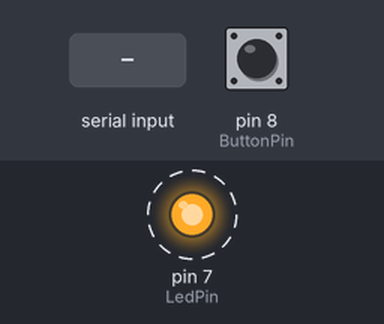
Bench run of a program on a simulated Arduino Uno, built with avr-gcc and run on an emulated ATmega328P. Parts: output pins drawn as LEDs (lit = HIGH). Dashed ring = blinking. The test bench sets the inputs (shaded band); at power-on: pin 8 (ButtonPin) HIGH. What the program prints to the serial monitor is not drawn.

Above: at 0.8 s.
0.9 s: "A90\n" received over Serial
3.9 s: "B90\n" received over Serial
Timing chart, 0 to 12.9 s (numbered marks = the images above; inputs shaded):
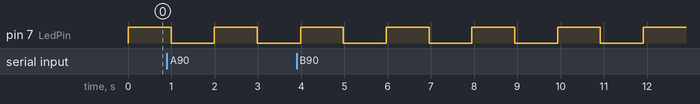

The program:

main.cpp
```cpp
#include <Arduino.h>
#include <Arduino_FreeRTOS.h>
#include "queue.h"

constexpr int LedPin = 7;
constexpr int ButtonPin = 8;

QueueHandle_t DelayChangeQueue;
QueueHandle_t ButtonInstructionQueue;
QueueHandle_t ButtonResponseQueue;

enum ButtonInstruction {
    SAVE,
    SEND,
};

[[noreturn]] void taskReadInput(void *_);
[[noreturn]] void taskBlinkLamp(void *_);
[[noreturn]] void taskButtonHandler(void *_);
[[noreturn]] void taskButtonPoller(void *_);

void setup() {
    Serial.begin(9600);
    DelayChangeQueue = xQueueCreate(10, sizeof(int));
    ButtonInstructionQueue = xQueueCreate(10, sizeof(int));
    ButtonResponseQueue = xQueueCreate(10, sizeof(unsigned long));

    pinMode(LedPin, OUTPUT);
    pinMode(ButtonPin, INPUT_PULLUP);

    xTaskCreate(
        taskReadInput,
        "ReadInput",
        128,
        nullptr,
        1,
        nullptr
    );

    xTaskCreate(
        taskBlinkLamp,
        "BlinkLamp",
        128,
        nullptr,
        1,
        nullptr
    );

    xTaskCreate(
        taskButtonHandler,
        "ButtonHandler",
        128,
        nullptr,
        1,
        nullptr
    );

    xTaskCreate(
        taskButtonPoller,
        "ButtonPoller",
        128,
        nullptr,
        1,
        nullptr
        );

    vTaskStartScheduler();
}

void loop() {
    // no
}

[[noreturn]] void taskReadInput(void *_) {
    for (;;) {
        if (Serial.available() == 0) {
            vTaskDelay(pdMS_TO_TICKS(10));
            continue;
        }

        String input = Serial.readString();
        const char commandChar = input.charAt(0);

        switch (commandChar) {
            case 'A': {
                String inputNumber = input.substring(2, input.length());
                const int newDelay = atoi(inputNumber.c_str());

                if (newDelay < 1 || newDelay > 99 || input.charAt(1) != ':') {
                    Serial.println("Invalid Input for command A. Use format `A:xx`");
                    break;
                }

                Serial.print("New Delay: ");
                Serial.println(newDelay);
                xQueueSend(DelayChangeQueue, &newDelay, portMAX_DELAY);
                break;
            }
            case 'B': {
                ButtonInstruction instruction = SEND;
                xQueueSend(ButtonInstructionQueue, &instruction, portMAX_DELAY);
                int response;
                xQueueReceive(ButtonResponseQueue, &response, portMAX_DELAY);
                Serial.print("Time since last button press: ");
                Serial.print(response / 1000);
                Serial.println(" seconds");
                break;
            }
            default: {
                break;
            }
        }
    }
}

[[noreturn]] void taskBlinkLamp(void *_) {
    int blinkDelay = 1; // in seconds

    for (;;) {
        xQueueReceive(DelayChangeQueue, &blinkDelay, 0);

        digitalWrite(LedPin, HIGH);
        vTaskDelay(pdMS_TO_TICKS(1000));
        digitalWrite(LedPin, LOW);
        vTaskDelay(pdMS_TO_TICKS(blinkDelay * 1000));
    }
}

[[noreturn]] void taskButtonHandler(void *_) {
    unsigned long lastPress = millis();

    for (;;) {
        ButtonInstruction instruction;
        xQueueReceive(ButtonInstructionQueue, &instruction, portMAX_DELAY);

        switch (instruction) {
            case SAVE: {
                lastPress = millis();
                break;
            }
            case SEND: {
                unsigned long timeSinceLastPress = millis() - lastPress;
                xQueueSend(ButtonResponseQueue, &timeSinceLastPress, portMAX_DELAY);
                break;
            }
        }
    }
}

[[noreturn]] void taskButtonPoller(void *_) {
    bool lastState = HIGH;
    constexpr int debounce = 50;

    for (;;) {
        const bool currentState = digitalRead(ButtonPin);

        if (lastState == HIGH && currentState == LOW) {
            vTaskDelay(pdMS_TO_TICKS(debounce));
            ButtonInstruction instruction = SAVE;
            xQueueSend(ButtonInstructionQueue, &instruction, portMAX_DELAY);
        }

        lastState = currentState;
        vTaskDelay(pdMS_TO_TICKS(10));
    }
}
```

Measured:
- by itself, pin 7 (LedPin): alternates HIGH for 0.99 s and LOW for 0.99 s
